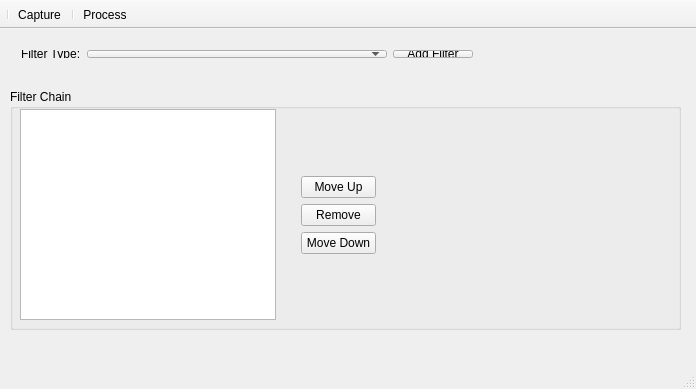
<?xml version="1.0" encoding="UTF-8"?>
<ui version="4.0">
 <class>FilteringAppClass</class>
 <widget class="QMainWindow" name="FilteringAppClass">
  <property name="geometry">
   <rect>
    <x>0</x>
    <y>0</y>
    <width>696</width>
    <height>389</height>
   </rect>
  </property>
  <property name="sizePolicy">
   <sizepolicy hsizetype="Preferred" vsizetype="Preferred">
    <horstretch>0</horstretch>
    <verstretch>0</verstretch>
   </sizepolicy>
  </property>
  <property name="windowTitle">
   <string>OpenCV + CUDA + Qt + C++AMP</string>
  </property>
  <property name="windowOpacity">
   <double>1.000000000000000</double>
  </property>
  <widget class="QWidget" name="centralWidget">
   <widget class="QGroupBox" name="groupBox">
    <property name="geometry">
     <rect>
      <x>10</x>
      <y>60</y>
      <width>671</width>
      <height>241</height>
     </rect>
    </property>
    <property name="title">
     <string>Filter Chain</string>
    </property>
    <widget class="QListView" name="lvFilters">
     <property name="geometry">
      <rect>
       <x>10</x>
       <y>20</y>
       <width>256</width>
       <height>211</height>
      </rect>
     </property>
    </widget>
    <widget class="QWidget" name="formLayoutWidget">
     <property name="geometry">
      <rect>
       <x>390</x>
       <y>20</y>
       <width>271</width>
       <height>211</height>
      </rect>
     </property>
     <layout class="QFormLayout" name="formLayout"/>
    </widget>
    <widget class="QWidget" name="">
     <property name="geometry">
      <rect>
       <x>280</x>
       <y>20</y>
       <width>97</width>
       <height>211</height>
      </rect>
     </property>
     <layout class="QVBoxLayout" name="verticalLayout_2">
      <item>
       <spacer name="verticalSpacer">
        <property name="orientation">
         <enum>Qt::Vertical</enum>
        </property>
        <property name="sizeHint" stdset="0">
         <size>
          <width>20</width>
          <height>40</height>
         </size>
        </property>
       </spacer>
      </item>
      <item>
       <layout class="QVBoxLayout" name="verticalLayout">
        <item>
         <widget class="QPushButton" name="pbMoveFilterUp">
          <property name="text">
           <string>Move Up</string>
          </property>
          <property name="default">
           <bool>false</bool>
          </property>
          <property name="flat">
           <bool>false</bool>
          </property>
         </widget>
        </item>
        <item>
         <widget class="QPushButton" name="pbRemove">
          <property name="text">
           <string>Remove</string>
          </property>
         </widget>
        </item>
        <item>
         <widget class="QPushButton" name="pbMoveFilterDown">
          <property name="text">
           <string>Move Down</string>
          </property>
          <property name="default">
           <bool>false</bool>
          </property>
          <property name="flat">
           <bool>false</bool>
          </property>
         </widget>
        </item>
       </layout>
      </item>
      <item>
       <spacer name="verticalSpacer_2">
        <property name="orientation">
         <enum>Qt::Vertical</enum>
        </property>
        <property name="sizeHint" stdset="0">
         <size>
          <width>20</width>
          <height>40</height>
         </size>
        </property>
       </spacer>
      </item>
     </layout>
    </widget>
   </widget>
   <widget class="QWidget" name="">
    <property name="geometry">
     <rect>
      <x>10</x>
      <y>10</y>
      <width>474</width>
      <height>30</height>
     </rect>
    </property>
    <layout class="QHBoxLayout" name="horizontalLayout">
     <item>
      <widget class="QLabel" name="lblFilterType">
       <property name="toolTip">
        <string/>
       </property>
       <property name="statusTip">
        <string>Select a filter type and press add filter to add filter to the chain.</string>
       </property>
       <property name="text">
        <string>Filte&amp;r Type:</string>
       </property>
       <property name="buddy">
        <cstring>cmbFilterType</cstring>
       </property>
      </widget>
     </item>
     <item>
      <widget class="QComboBox" name="cmbFilterType">
       <property name="sizePolicy">
        <sizepolicy hsizetype="Minimum" vsizetype="Fixed">
         <horstretch>0</horstretch>
         <verstretch>0</verstretch>
        </sizepolicy>
       </property>
       <property name="minimumSize">
        <size>
         <width>300</width>
         <height>0</height>
        </size>
       </property>
      </widget>
     </item>
     <item>
      <widget class="QPushButton" name="pbAddFilter">
       <property name="text">
        <string>Add Filter</string>
       </property>
      </widget>
     </item>
    </layout>
   </widget>
  </widget>
  <widget class="QToolBar" name="mainToolBar">
   <property name="movable">
    <bool>false</bool>
   </property>
   <property name="iconSize">
    <size>
     <width>30</width>
     <height>30</height>
    </size>
   </property>
   <property name="toolButtonStyle">
    <enum>Qt::ToolButtonTextUnderIcon</enum>
   </property>
   <property name="floatable">
    <bool>false</bool>
   </property>
   <attribute name="toolBarArea">
    <enum>TopToolBarArea</enum>
   </attribute>
   <attribute name="toolBarBreak">
    <bool>false</bool>
   </attribute>
   <addaction name="separator"/>
   <addaction name="actionCapture"/>
   <addaction name="separator"/>
   <addaction name="actionProcess"/>
  </widget>
  <widget class="QStatusBar" name="statusBar">
   <property name="styleSheet">
    <string notr="true">color: blue; font: 12px;</string>
   </property>
  </widget>
  <action name="actionCapture">
   <property name="checkable">
    <bool>true</bool>
   </property>
   <property name="icon">
    <iconset resource="filteringapp.qrc">
     <normaloff>:/FilteringApp/Resources/picture.png</normaloff>:/FilteringApp/Resources/picture.png</iconset>
   </property>
   <property name="text">
    <string>Capture</string>
   </property>
   <property name="toolTip">
    <string>Starts capturing.</string>
   </property>
  </action>
  <action name="actionProcess">
   <property name="checkable">
    <bool>true</bool>
   </property>
   <property name="icon">
    <iconset resource="filteringapp.qrc">
     <normaloff>:/FilteringApp/Resources/3x3_grid_2.png</normaloff>:/FilteringApp/Resources/3x3_grid_2.png</iconset>
   </property>
   <property name="text">
    <string>Process</string>
   </property>
   <property name="toolTip">
    <string>Starts processing the captured images.</string>
   </property>
  </action>
 </widget>
 <layoutdefault spacing="6" margin="11"/>
 <resources>
  <include location="filteringapp.qrc"/>
 </resources>
 <connections/>
</ui>
